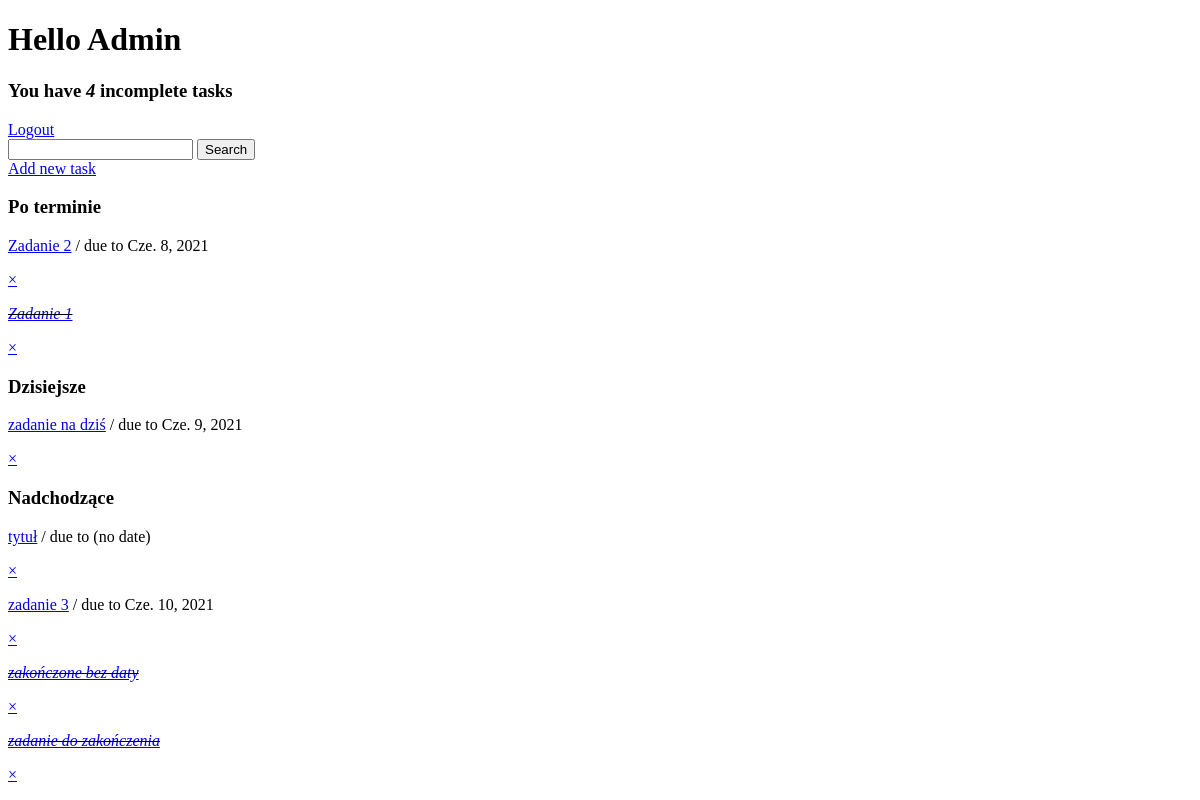
The app's page / (signed in), older data.
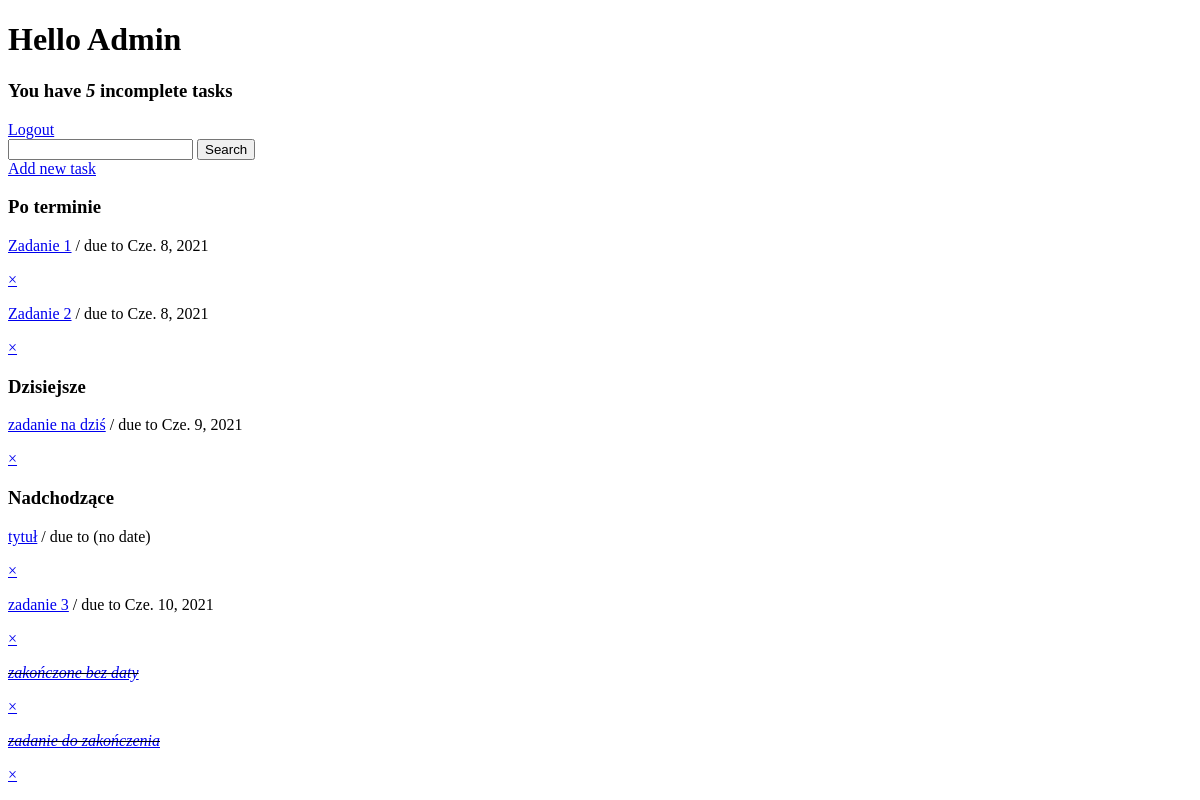
The same page, newer data.
### base/models.py (models this page shows)
class Task(models.Model):
    user = models.ForeignKey(User, on_delete=models.CASCADE, null=True, blank=True)
    title = models.CharField(max_length=200)
    description = models.TextField(null=True, blank=True)
    complete = models.BooleanField(default=False)
    created = models.DateTimeField(auto_now_add=True)
    due_date = models.DateField(default=datetime.date.today, null=True, blank=True)
    def __str__(self):
        return self.title
    @property
    def past(self):
        try:
            return date.today() > self.due_date
        except TypeError:
            return None
    @property
    def today(self):
        return date.today() == self.due_date
    @property
    def coming(self):
        try:
            return date.today() < self.due_date
        except TypeError:
            return self.due_date == None

### base/views.py (the view)
# urls.py: path('', TaskList.as_view(), name='tasks'),
class TaskList(LoginRequiredMixin, ListView):
    model = Task
    context_object_name = 'tasks'
    def get_context_data(self, **kwargs):
        context = super().get_context_data(**kwargs)
        context['tasks'] = context['tasks'].filter(user=self.request.user).order_by('complete', 'due_date')
        context['count'] = context['tasks'].filter(complete=False).count()
        search_input = self.request.GET.get('search-area') or ''
        if search_input:
            context['tasks'] = context['tasks'].filter(title__startswith=search_input)
        context['search_input'] = search_input
        return context

### base/templates/base/task_list.html
{% extends 'base/main.html' %}
{% block content %}
<div>
    <div>
        <h1>Hello {{request.user|title}}</h1>
        <h3>You have <i>{{count}}</i> incomplete task{{ count|pluralize:"s" }}</h3>
    </div>
    {% if request.user.is_authenticated %}
    <a href="{% url 'logout' %}">Logout</a>
    {% else %}
    <a href="{% url 'login' %}">Login</a>
    {% endif %}
</div>
<div>
    <form method="GET">
        <input type="text" name="search-area" value="{{search_input}}">
        <input type="submit" value="Search">
    </form>
    <a href="{% url 'task-create' %}">Add new task</a>
</div>
<div>
    <h3>Po terminie</h3>
    {% for task in tasks %}
    {% if task.past %}
    <div>
        {% if task.complete %}
        <div>
            <p><i><s><a href="{% url 'task-detail' task.id %}">{{task}}</a></s></i></p>
        </div>
        <a href="{% url 'task-delete' task.id %}">&#215;</a>
        {% else %}
        <div>
            <p><a href="{% url 'task-detail' task.id %}">{{task}}</a> / due to {{task.due_date}}</p>
        </div>
        <a href="{% url 'task-delete' task.id %}">&#215;</a>
        {% endif %}
    </div>
    {% endif %}
    {% empty %}
    <h3>No items in list</h3>
    {% endfor %}
</div>
<div>
    <h3>Dzisiejsze</h3>
    {% for task in tasks %}
    {% if task.today %}
    <div>
        {% if task.complete %}
        <div>
            <p><i><s><a href="{% url 'task-detail' task.id %}">{{task}}</a></s></i></p>
        </div>
        <a href="{% url 'task-delete' task.id %}">&#215;</a>
        {% else %}
        <div>
            <p><a href="{% url 'task-detail' task.id %}">{{task}}</a> / due to {{task.due_date}}</p>
        </div>
        <a href="{% url 'task-delete' task.id %}">&#215;</a>
        {% endif %}
    </div>
    {% endif %}
    {% empty %}
    <h3>No items in list</h3>
    {% endfor %}
</div>
<div>
    <h3>Nadchodzące</h3>
    {% for task in tasks %}
    {% if task.coming %}
    <div>
        {% if task.complete %}
        <div>
            <p><i><s><a href="{% url 'task-detail' task.id %}">{{task}}</a></s></i></p>
        </div>
        <a href="{% url 'task-delete' task.id %}">&#215;</a>
        {% else %}
        <div>
            <p><a href="{% url 'task-detail' task.id %}">{{task}}</a> / due to
                {% if task.due_date %}
                    {{task.due_date}}
                {% else %}
                    (no date)
                {% endif %}
            </p>
        </div>
        <a href="{% url 'task-delete' task.id %}">&#215;</a>
        {% endif %}
    </div>
    {% endif %}
    {% empty %}
    <h3>No items in list</h3>
    {% endfor %}
</div>
{% endblock content %}

Row changes from the older to the newer data that the page shows:
changed Task "Zadanie 1": complete True → False (drawn); due_date (not shown) → "Cze. 8, 2021"; moves up the list
Text that changed along with them:
{{ count }}: "4" → "5"
